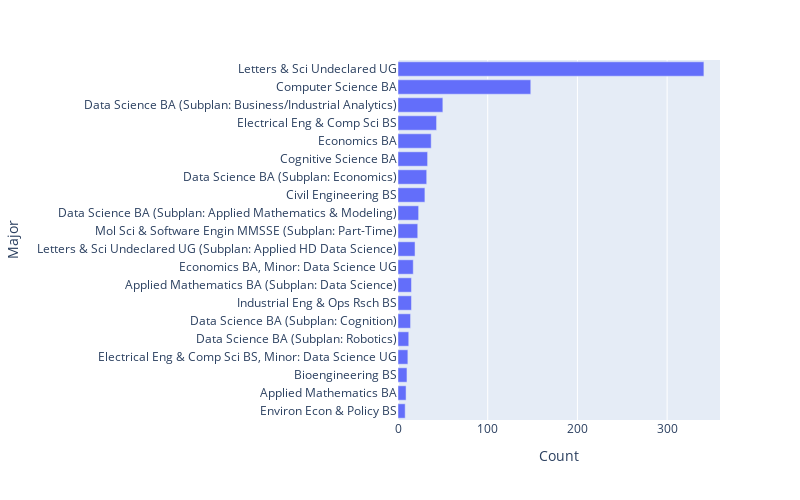

Source (notebook cell):
### Markdown cell above
### We will often use visualizations to make sense of data
**In Data 100, we will deal with many different kinds of data (not just numbers) and we will study techniques to describe types of data.**

**How can we summarize the Majors field?** A good starting point might be to use a bar plot:

### Code cell
# Interactive using plotly

fig = px.bar(majors_count.loc[::-1], orientation='h')
fig.update_layout(showlegend=False, 
                  xaxis_title='Count', 
                  yaxis_title='Major',
                  autosize=False, 
                  width=800, 
                  height=500)

### Figure 1 — Plotly figure (JSON) as saved in the notebook; plotly's stock layout.template omitted (floating-point values rounded to 4 significant figures)
{"data": [{"hovertemplate": "variable=count<br>value=%{x}<br>Majors=%{y}<extra></extra>", "legendgroup": "count", "marker": {"color": "#636efa", "pattern": {"shape": ""}}, "name": "count", "orientation": "h", "showlegend": true, "textposition": "auto", "type": "bar", "x": [8, 9, 10, 11, 12, 14, 15, 15, 17, 19, 22, 23, 30, 32, 33, 37, 43, 50, 148, 341], "xaxis": "x", "y": ["Environ Econ & Policy BS", "Applied Mathematics BA", "Bioengineering BS", "Electrical Eng & Comp Sci BS, Minor: Data Science UG", "Data Science BA (Subplan: Robotics)", "Data Science BA (Subplan: Cognition)", "Industrial Eng & Ops Rsch BS", "Applied Mathematics BA (Subplan: Data Science)", "Economics BA, Minor: Data Science UG", "Letters & Sci Undeclared UG (Subplan: Applied HD Data Science)", "Mol Sci & Software Engin MMSSE (Subplan: Part-Time)", "Data Science BA (Subplan: Applied Mathematics & Modeling)", "Civil Engineering BS", "Data Science BA (Subplan: Economics)", "Cognitive Science BA", "Economics BA", "Electrical Eng & Comp Sci BS", "Data Science BA (Subplan: Business/Industrial Analytics)", "Computer Science BA", "Letters & Sci Undeclared UG"], "yaxis": "y"}], "layout": {"autosize": false, "barmode": "relative", "height": 500, "legend": {"title": {"text": "variable"}, "tracegroupgap": 0}, "margin": {"t": 60}, "showlegend": false, "width": 800, "xaxis": {"anchor": "y", "domain": [0, 1], "title": {"text": "Count"}}, "yaxis": {"anchor": "x", "domain": [0, 1], "title": {"text": "Major"}}}}
